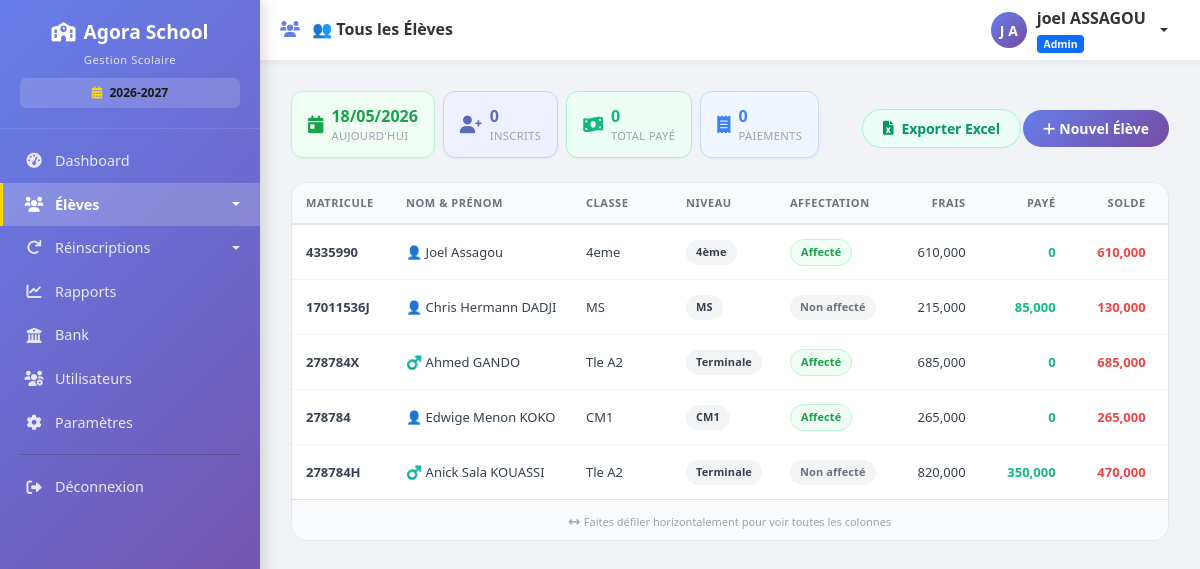
/eleves (signed in), run on an earlier commit of the app's database.
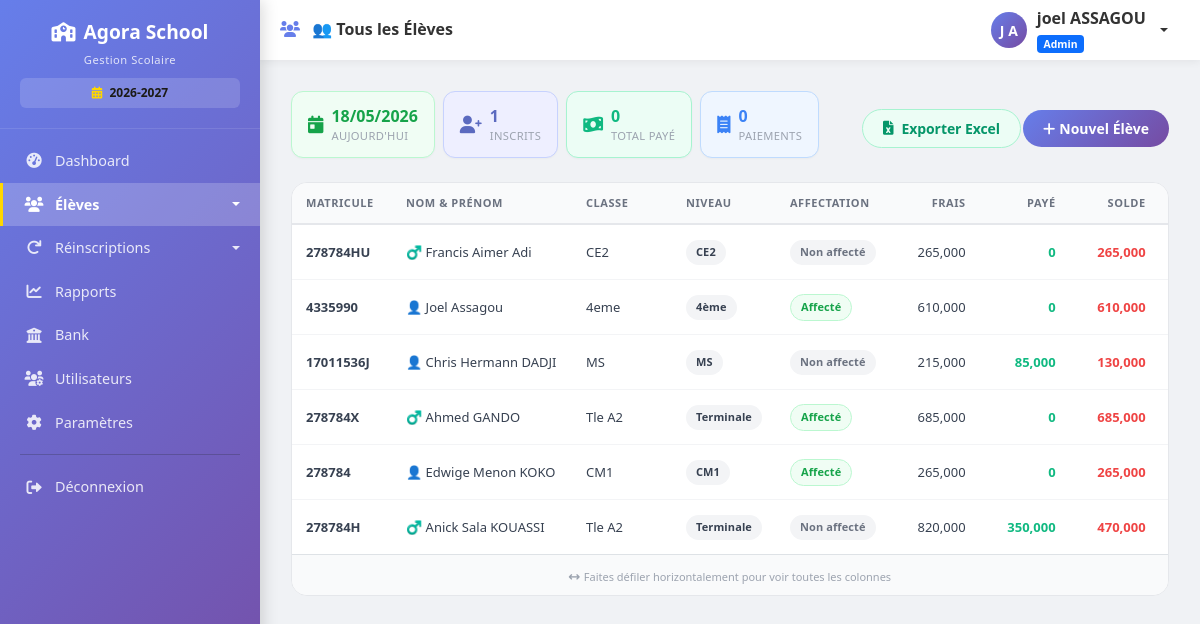
And on a later commit of the database.
### models.py (models this page shows, shortened)
class Eleve(db.Model):
    __tablename__ = 'eleves'
    id = db.Column(db.Integer, primary_key=True)
    nom = db.Column(db.String(100), nullable=False)
    prenom = db.Column(db.String(100), nullable=False)
    classe = db.Column(db.String(50), nullable=False)
    genre = db.Column(db.String(1))
    date_naissance = db.Column(db.Date, nullable=True)
    lieu_naissance = db.Column(db.String(100))
    matricule = db.Column(db.String(50), unique=True, nullable=False)
    nom_parent = db.Column(db.String(200))
    profession_parent = db.Column(db.String(200))
    employeur = db.Column(db.String(200))
    telephone_parent = db.Column(db.String(20))
    adresse = db.Column(db.String(200))
    affiliation = db.Column(db.String(100))
    observation = db.Column(db.String(200))
    nom_parent1 = db.Column(db.String(200))
    profession_parent1 = db.Column(db.String(200))
    employeur2 = db.Column(db.String(200))
    telephone_parent2 = db.Column(db.String(20))
    adresse1 = db.Column(db.String(200))
    affiliation1 = db.Column(db.String(100))
    observation1 = db.Column(db.String(200))
    est_affecte_etat = db.Column(db.Boolean, default=False)
    reference_affectation = db.Column(db.String(100))
    organisme_affectation = db.Column(db.String(100), default='État')
    sous_groupe_id = db.Column(db.Integer, db.ForeignKey('sous_groupes.id'), nullable=True)
    transport_option_id = db.Column(db.Integer, db.ForeignKey('options_transport.id'), nullable=True)
    cantine_option_id = db.Column(db.Integer, db.ForeignKey('options_cantine.id'), nullable=True)
    renforcement_inscrit = db.Column(db.Boolean, default=False)
    frais_tenue = db.Column(db.Float, default=0)
    frais_droit_examen = db.Column(db.Float, default=0)
    frais_scolarite = db.Column(db.Float, default=0)
    montant_paye = db.Column(db.Float, default=0)
    date_inscription = db.Column(db.DateTime, default=datetime.utcnow)
    date_modification = db.Column(db.DateTime, default=datetime.utcnow, onupdate=datetime.utcnow)
    actif = db.Column(db.Boolean, default=True)
    commentaire = db.Column(db.Text)
    annee_scolaire = db.Column(db.String(20), default='2026-2027')
    reinscrit = db.Column(db.Boolean, default=False)
    date_reinscription = db.Column(db.DateTime, nullable=True)
    reinscrit_par = db.Column(db.String(100), nullable=True)
    paiements = db.relationship('Paiement', backref='eleve', lazy=True, cascade='all, delete-orphan')
    @property
    def frais_scolarite_total(self):
        return self.frais_scolarite or 0
    @property
    def solde(self):
        return self.frais_scolarite_total - self.montant_paye
    @property
    def statut_paiement(self):
        if self.solde <= 0:
            return 'Payé'
        elif self.montant_paye > 0:
            return 'Partiel'
        return 'Impayé'
    @property
    def genre_icon(self):
        if self.genre == 'M':
            return '♂️'
        elif self.genre == 'F':
            return '♀️'
        return '👤'

class SousGroupe(db.Model):
    __tablename__ = 'sous_groupes'
    id = db.Column(db.Integer, primary_key=True)
    nom = db.Column(db.String(100), nullable=False)
    code = db.Column(db.String(50), unique=True)
    groupe_id = db.Column(db.Integer, db.ForeignKey('groupes_scolaires.id'), nullable=False)
    ordre = db.Column(db.Integer, default=0)
    description = db.Column(db.String(200))
    actif = db.Column(db.Boolean, default=True)
    date_creation = db.Column(db.DateTime, default=datetime.utcnow)
    eleves = db.relationship('Eleve', backref='sous_groupe', lazy=True)
    tarifs_affectation = db.relationship('TarifFraisAffecte', backref='sous_groupe', lazy=True, cascade='all, delete-orphan')
    tarifs_frais = db.relationship('TarifFrais', backref='sous_groupe', lazy=True, cascade='all, delete-orphan')

### routes.py (the view, shortened to what this page needs)
@app.route('/eleves')
@login_required
def liste_eleves():
    dossier_actif = session.get('dossier_actif')
    groupe_dossier = session.get('groupe_dossier')
    sous_groupe_id = request.args.get('sous_groupe', '')
    classe = request.args.get('classe', '')
    affectation = request.args.get('affectation', '')
    statut = request.args.get('statut', '')
    cycle = request.args.get('cycle', '')
    query = Eleve.query.filter_by(actif=True)
    annee_active = get_annee_active()
    query = query.filter(Eleve.annee_scolaire == annee_active)
    if sous_groupe_id and sous_groupe_id.isdigit():
        query = query.filter(Eleve.sous_groupe_id == int(sous_groupe_id))
    if classe:
        query = query.filter(Eleve.classe.ilike(f'%{classe}%'))
    if affectation == 'affecte':
        query = query.filter_by(est_affecte_etat=True)
    elif affectation == 'non_affecte':
        query = query.filter_by(est_affecte_etat=False)
    if statut == 'paye':
        query = query.filter(Eleve.montant_paye >= Eleve.frais_scolarite)
    elif statut == 'partiel':
        query = query.filter(Eleve.montant_paye > 0, Eleve.montant_paye < Eleve.frais_scolarite)
    elif statut == 'impaye':
        query = query.filter(Eleve.montant_paye == 0)
    eleves = query.order_by(Eleve.nom, Eleve.prenom).all()
    total_eleves = len(eleves)
    total_frais = sum(e.frais_scolarite_total for e in eleves)
    total_paye = sum(e.montant_paye for e in eleves)
    reste_a_payer = total_frais - total_paye
    if dossier_actif and groupe_dossier:
        groupe_temp = GroupeScolaire.query.filter_by(nom=groupe_dossier).first()
        if groupe_temp:
            sg_ids_global = [sg.id for sg in SousGroupe.query.filter_by(groupe_id=groupe_temp.id).all()]
            total_eleves_global = Eleve.query.filter(Eleve.sous_groupe_id.in_(sg_ids_global), Eleve.annee_scolaire == annee_active).count() if sg_ids_global else 0
        else:
            total_eleves_global = 0
    else:
        total_eleves_global = Eleve.query.filter_by(annee_scolaire=annee_active).count()
    total_frais_global = db.session.query(func.sum(Eleve.frais_scolarite)).filter(Eleve.annee_scolaire == annee_active).scalar() or 0
    total_paye_global = db.session.query(func.sum(Eleve.montant_paye)).filter(Eleve.annee_scolaire == annee_active).scalar() or 0
    aujourdhui = date.today()
    date_aujourdhui = aujourdhui.strftime('%d/%m/%Y')
    sous_groupes_ids_stats = []
    if dossier_actif and groupe_dossier:
        groupe_stats = GroupeScolaire.query.filter_by(nom=groupe_dossier).first()
        if groupe_stats:
            tous_sg = SousGroupe.query.filter_by(groupe_id=groupe_stats.id).all()
            sous_groupes_ids_stats = [sg.id for sg in tous_sg]
    if sous_groupes_ids_stats:
        eleves_inscrits_aujourdhui = Eleve.query.filter(
            func.date(Eleve.date_inscription) == aujourdhui,
            Eleve.actif == True,
            Eleve.annee_scolaire == annee_active,
            Eleve.sous_groupe_id.in_(sous_groupes_ids_stats)
        ).count()
    else:
        if not dossier_actif:
            eleves_inscrits_aujourdhui = Eleve.query.filter(
                func.date(Eleve.date_inscription) == aujourdhui,
                Eleve.actif == True,
                Eleve.annee_scolaire == annee_active
            ).count()
        else:
            eleves_inscrits_aujourdhui = 0
    if sous_groupes_ids_stats:
        tous_paiements = Paiement.query.join(Eleve).filter(
            func.date(Paiement.date_paiement) == aujourdhui,
            Paiement.annee_scolaire == annee_active,
            Eleve.actif == True,
            Eleve.sous_groupe_id.in_(sous_groupes_ids_stats)
        ).all()
    else:
        if not dossier_actif:
            tous_paiements = Paiement.query.join(Eleve).filter(
                func.date(Paiement.date_paiement) == aujourdhui,
                Paiement.annee_scolaire == annee_active,
                Eleve.actif == True
            ).all()
        else:
            tous_paiements = []
    paiements_valides = [p for p in tous_paiements if p.montant > 0 and p.statut == 'actif']
    montant_total_paye_aujourdhui = sum(p.montant for p in paiements_valides)
    nombre_paiements_aujourdhui = len(paiements_valides)
    paiements_jour = nombre_paiements_aujourdhui
    montant_jour = montant_total_paye_aujourdhui
    montant_semaine = 0
    montant_mois = 0
    if dossier_actif and groupe_dossier:
        groupes = GroupeScolaire.query.filter_by(nom=groupe_dossier).order_by(GroupeScolaire.ordre).all()
    else:
        groupes = GroupeScolaire.query.order_by(GroupeScolaire.ordre).all()
    if sous_groupe_id and sous_groupe_id.isdigit():
        sg = SousGroupe.query.get(int(sous_groupe_id))
        sous_groupes = SousGroupe.query.filter_by(groupe_id=sg.groupe_id).order_by(SousGroupe.ordre).all() if sg else []
    elif dossier_actif and groupe_dossier:
        groupe_sg = GroupeScolaire.query.filter_by(nom=groupe_dossier).first()
        sous_groupes = SousGroupe.query.filter_by(groupe_id=groupe_sg.id).order_by(SousGroupe.ordre).all() if groupe_sg else []
    else:
        sous_groupes = SousGroupe.query.order_by(SousGroupe.ordre).all()
    classes_query = db.session.query(Eleve.classe).distinct()
    if dossier_actif and groupe_dossier:
        groupe_cl = GroupeScolaire.query.filter_by(nom=groupe_dossier).first()
        if groupe_cl:
            sg_ids_cl = [sg.id for sg in SousGroupe.query.filter_by(groupe_id=groupe_cl.id).all()]
            if sg_ids_cl:
                classes_query = classes_query.filter(Eleve.sous_groupe_id.in_(sg_ids_cl))
    classes = sorted([c[0] for c in classes_query.all() if c[0]])
    show_affectation_filter = (dossier_actif == 'secondaire' or not dossier_actif)
    return render_template('eleves.html',
                         eleves=eleves,
                         groupes=groupes,
                         sous_groupes=sous_groupes,
                         classes=classes,
                         total_eleves=total_eleves,
                         total_frais=total_frais,
                         total_paye=total_paye,
                         reste_a_payer=reste_a_payer,
                         total_eleves_global=total_eleves_global,
                         total_frais_global=total_frais_global,
                         total_paye_global=total_paye_global,
                         sous_groupe_id_active=sous_groupe_id,
                         classe_active=classe,
                         affectation_active=affectation,
                         statut_actif=statut,
                         cycle_actif=cycle,
                         dossier_actif=dossier_actif,
                         groupe_dossier=groupe_dossier,
                         show_affectation_filter=show_affectation_filter,
                         date_aujourdhui=date_aujourdhui,
                         paiements_jour=paiements_jour,
                         montant_jour=montant_jour,
                         montant_semaine=montant_semaine,
                         montant_mois=montant_mois,
                         eleves_inscrits_aujourdhui=eleves_inscrits_aujourdhui,
                         montant_total_paye_aujourdhui=montant_total_paye_aujourdhui,
                         nombre_paiements_aujourdhui=nombre_paiements_aujourdhui)

### app.py (called while the page is built)
@app.after_request
def close_db_connection(response):
    try:
        db.session.close()
    except:
        pass
    return response

### models.py (called while the page is built)
    @property
    def nom_complet(self):
        return f"{self.prenom} {self.nom}"

### routes.py (called while the page is built)
@login_manager.user_loader
def load_user(user_id):
    return User.query.get(int(user_id))

def get_parametre(cle, default=None):
    param = Parametre.query.filter_by(cle=cle).first()
    return param.valeur if param else default

def get_annee_active():
    return get_parametre('annee_scolaire_active', '2025-2026')

@app.context_processor
def injecter_parametres_ecole():
    try:
        from models import Parametre
        params = Parametre.query.all()
        parametres = {p.cle: p.valeur for p in params}
    except:
        parametres = {}
    defaults = {
        'nom_ecole': 'GS LAUREADES',
        'adresse_ecole': 'Adresse de l\'école',
        'telephone_ecole': '',
        'email_notification': '',
        'devise': 'FCFA',
        'annee_scolaire': '2024-2025'
    }
    for key, value in defaults.items():
        if key not in parametres or not parametres[key]:
            parametres[key] = value
    return dict(parametres_ecole=parametres)

### templates/eleves.html (shortened to what the changed rows need)
{% extends "base.html" %}
{% block content %}
<div class="container-fluid px-2 px-md-3 py-3">
    <div class="d-flex flex-wrap align-items-center mb-3 stats-row">
        <div class="stats-badge stat-inscrits">
            <div>
                <strong id="elevesInscrits">{{ eleves_inscrits_aujourdhui }}</strong>
                <small>Inscrits</small>
            </div>
        </div>
    </div>
    <div class="table-container">
        <div class="table-scroll-wrapper">
            <table class="table-premium" id="elevesTable">
                <thead>
                    <tr>
                        <th class="col-matricule">Matricule</th>
                        <th class="col-nom">Nom & Prénom</th>
                        <th class="col-classe">Classe</th>
                        <th class="col-niveau">Niveau</th>
                        <th class="col-affectation">Affectation</th>
                        <th class="col-frais text-end">Frais</th>
                        <th class="col-paye text-end">Payé</th>
                        <th class="col-solde text-end">Solde</th>
                        <th class="col-statut text-center">Statut</th>
                    </tr>
                </thead>
                <tbody>
                    {% for eleve in eleves %}
                    <tr id="row{{ eleve.id }}">
                        <td><span class="fw-bold">{{ eleve.matricule }}</span></td>
                        <td>{{ eleve.genre_icon if eleve.genre else '👤' }} {{ eleve.prenom }} {{ eleve.nom }}</td>
                        <td>{{ eleve.classe }}</td>
                        <td>{% if eleve.sous_groupe %}<span class="badge-statut" style="background:var(--gray-100);color:var(--gray-600);">{{ eleve.sous_groupe.nom }}</span>{% else %}<span style="color:var(--gray-400);">—</span>{% endif %}</td>
                        <td>
                            {% if eleve.est_affecte_etat %}
                                <span class="badge-statut badge-affecte">Affecté</span>
                            {% else %}
                                <span class="badge-statut badge-non-affecte">Non affecté</span>
                            {% endif %}
                        </td>
                        <td class="text-end">{{ "{:,.0f}".format(eleve.frais_scolarite_total) }}</td>
                        <td class="text-end fw-bold" style="color:var(--success);" id="paye{{ eleve.id }}">{{ "{:,.0f}".format(eleve.montant_paye) }}</td>
                        <td class="text-end fw-bold" id="solde{{ eleve.id }}" style="color: {% if eleve.solde > 0 %}var(--danger){% else %}var(--success){% endif %};">
                            {{ "{:,.0f}".format(eleve.solde) }}
                        </td>
                        <td class="text-center">
                        </td>
                    </tr>
                    {% endfor %}
                </tbody>
            </table>
        </div>
    </div>
</div>
{% endblock %}

What changed in the data, as far as the page shows it:
added Eleve: matricule "278784HU", genre "♂️", prenom "Francis Aimer", nom "Adi", classe "CE2", sous_groupe.nom "CE2", est_affecte_etat "Non affecté", frais_scolarite_total "265,000", montant_paye "0", solde "265,000"
Also different on the page:
{{ eleves_inscrits_aujourdhui }}: "0" → "1"
